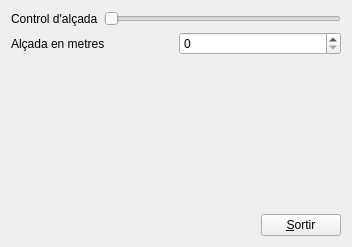
<?xml version="1.0" encoding="UTF-8"?>
<ui version="4.0">
 <class>MyForm</class>
 <widget class="QWidget" name="MyForm">
  <property name="geometry">
   <rect>
    <x>0</x>
    <y>0</y>
    <width>352</width>
    <height>247</height>
   </rect>
  </property>
  <property name="windowTitle">
   <string>Exemple d'ús Qt Designer</string>
  </property>
  <layout class="QVBoxLayout" name="verticalLayout">
   <item>
    <layout class="QHBoxLayout" name="horizontalLayout">
     <item>
      <widget class="QLabel" name="label">
       <property name="text">
        <string>Control d'alçada</string>
       </property>
      </widget>
     </item>
     <item>
      <widget class="QSlider" name="horizontalSlider">
       <property name="orientation">
        <enum>Qt::Horizontal</enum>
       </property>
      </widget>
     </item>
    </layout>
   </item>
   <item>
    <layout class="QHBoxLayout" name="horizontalLayout_2">
     <item>
      <widget class="QLabel" name="label_2">
       <property name="text">
        <string>Alçada en metres</string>
       </property>
      </widget>
     </item>
     <item>
      <widget class="QSpinBox" name="spinBox"/>
     </item>
    </layout>
   </item>
   <item>
    <spacer name="verticalSpacer">
     <property name="orientation">
      <enum>Qt::Vertical</enum>
     </property>
     <property name="sizeHint" stdset="0">
      <size>
       <width>20</width>
       <height>108</height>
      </size>
     </property>
    </spacer>
   </item>
   <item>
    <layout class="QHBoxLayout" name="horizontalLayout_3">
     <item>
      <spacer name="horizontalSpacer">
       <property name="orientation">
        <enum>Qt::Horizontal</enum>
       </property>
       <property name="sizeHint" stdset="0">
        <size>
         <width>248</width>
         <height>20</height>
        </size>
       </property>
      </spacer>
     </item>
     <item>
      <widget class="QPushButton" name="pushButton">
       <property name="text">
        <string>&amp;Sortir</string>
       </property>
      </widget>
     </item>
    </layout>
   </item>
  </layout>
 </widget>
 <resources/>
 <connections>
  <connection>
   <sender>horizontalSlider</sender>
   <signal>sliderMoved(int)</signal>
   <receiver>spinBox</receiver>
   <slot>setValue(int)</slot>
   <hints>
    <hint type="sourcelabel">
     <x>224</x>
     <y>76</y>
    </hint>
    <hint type="destinationlabel">
     <x>217</x>
     <y>123</y>
    </hint>
   </hints>
  </connection>
  <connection>
   <sender>spinBox</sender>
   <signal>valueChanged(int)</signal>
   <receiver>horizontalSlider</receiver>
   <slot>setValue(int)</slot>
   <hints>
    <hint type="sourcelabel">
     <x>223</x>
     <y>121</y>
    </hint>
    <hint type="destinationlabel">
     <x>279</x>
     <y>70</y>
    </hint>
   </hints>
  </connection>
  <connection>
   <sender>pushButton</sender>
   <signal>clicked()</signal>
   <receiver>MyForm</receiver>
   <slot>close()</slot>
   <hints>
    <hint type="sourcelabel">
     <x>327</x>
     <y>185</y>
    </hint>
    <hint type="destinationlabel">
     <x>195</x>
     <y>106</y>
    </hint>
   </hints>
  </connection>
 </connections>
</ui>
